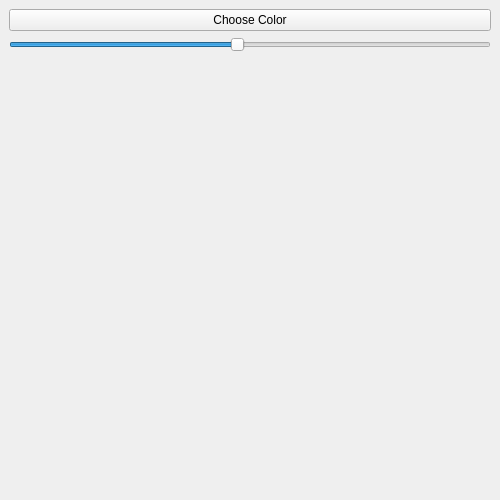
<?xml version="1.0" encoding="UTF-8"?>
<ui version="4.0">
 <class>MainWindow4</class>
 <widget class="QMainWindow" name="MainWindow4">
  <property name="geometry">
   <rect>
    <x>0</x>
    <y>0</y>
    <width>500</width>
    <height>500</height>
   </rect>
  </property>
  <widget class="QWidget" name="centralwidget">
   <layout class="QVBoxLayout" name="verticalLayout">
    <item>
     <widget class="QPushButton" name="chooseColorButton">
      <property name="text">
       <string>Choose Color</string>
      </property>
     </widget>
    </item>
    <item>
     <widget class="QSlider" name="scaleSlider">
      <property name="orientation">
       <enum>Qt::Horizontal</enum>
      </property>
      <property name="minimum">
       <number>10</number>
      </property>
      <property name="maximum">
       <number>200</number>
      </property>
      <property name="value">
       <number>100</number>
      </property>
     </widget>
    </item>
    <item>
     <widget class="QWidget" name="canvas" native="true"/>
    </item>
   </layout>
  </widget>
 </widget>
 <resources/>
 <connections/>
</ui>
